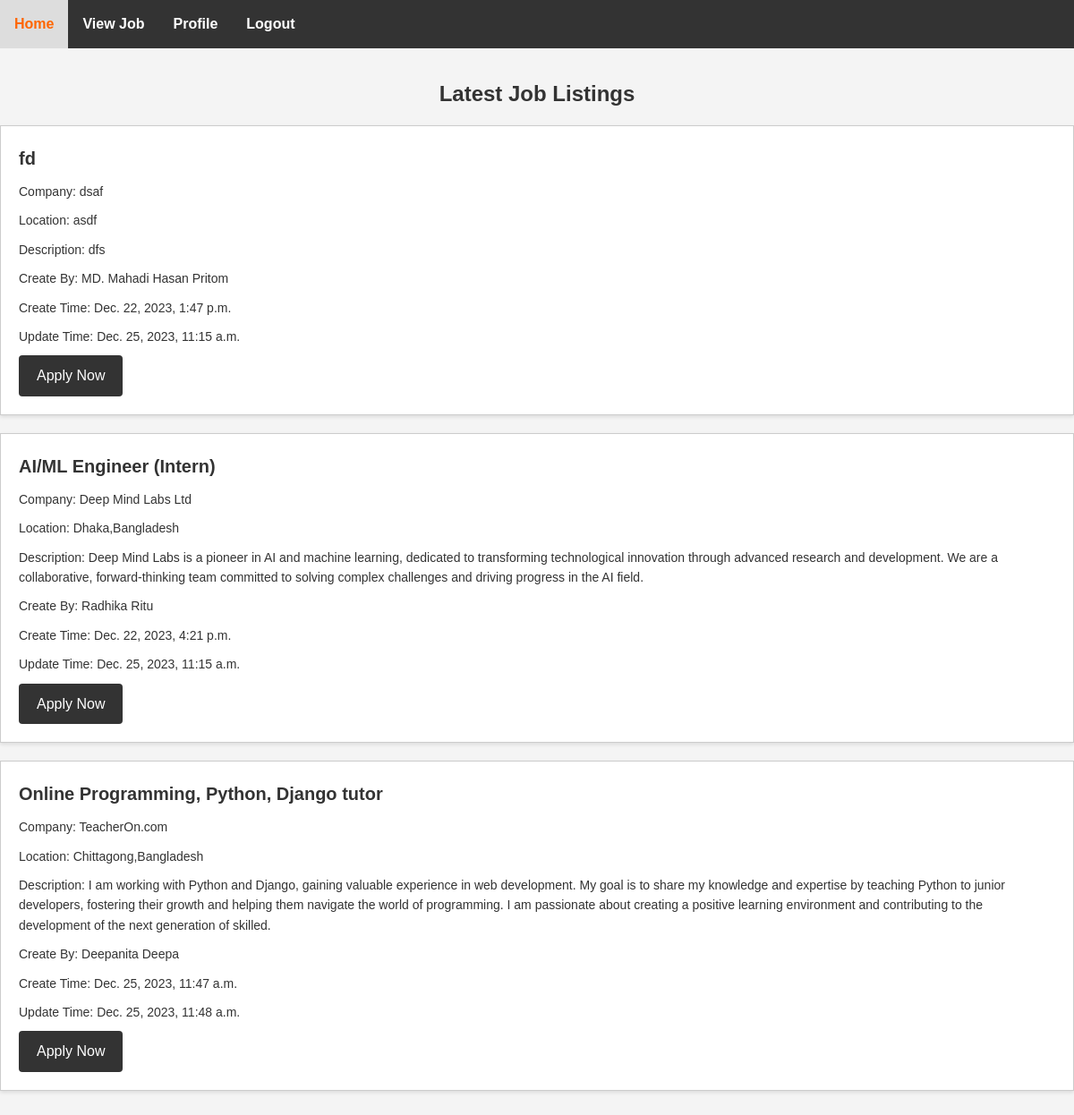
Page /viewjobPage/ (signed in) on the committed database.
### myApp/models.py (models this page shows, shortened)
class job_model(models.Model):
    job_title = models.CharField(max_length=100, null=True)
    company_name = models.CharField(max_length=100, null=True)
    location = models.CharField(max_length=100, null=True)
    description = models.TextField()
    create_at = models.DateTimeField(auto_now_add=True, null=True)
    update_at = models.DateTimeField(auto_now=True, null=True)
    job_creator = models.ForeignKey(Custom_User, on_delete=models.CASCADE)

class Custom_User(AbstractUser):
    USER=[
        ('recruiter','Recruiter'),('jobseeker','JobSeeker')
    ]
    display_name=models.CharField(max_length=100)
    email=models.EmailField(unique=True)
    password=models.CharField(max_length=100)
    confirm_password=models.CharField(max_length=100)
    user_type=models.CharField(choices=USER,max_length=120)
    profile_pic=models.ImageField(upload_to="media/profile_pic",null=True)
    about= models.TextField(max_length=10000,null=True)
    def __str__(self):
        return self.display_name

### myProject/views.py (the view)
# urls.py: path('viewjobPage/',viewjobPage,name='viewjobPage'),
@login_required
def viewjobPage(request):
    job=job_model.objects.all()
    context={
        'job':job
    }
    return render(request,"viewjob.html",context)

### Template/viewjob.html (shortened to what this page needs)
{% extends "dashboard.html" %}
{% block content %}
<section class="job-listings">
    <h2>Latest Job Listings</h2>
    <ul>
        {% for i in job %}
        <li>
            <h3>{{i.job_title}}</h3>
            <p>Company: {{i.company_name}}</p>
            <p>Location: {{i.location}}</p>
            <p>Description: {{i.description}}</p>
            <p>Create By: {{i.job_creator}}</p>
            <p>Create Time: {{i.create_at}}</p>
            {% if i.update_at %}
                {% if i.create_at != i.update_at %}
                    <p>Update Time: {{i.update_at}}</p>
                {% endif %}
            {% endif %}
            {% if user.user_type == 'jobseeker' %}
            <a href=" {% url "applyPage" i.id %} ">Apply Now</a>
            {% endif %}
        </li>
        {% endfor %}
    </ul>
</section>
{% endblock content %}

### Template/dashboard.html (shortened to what this page needs)
<!DOCTYPE html>
<html lang="en">
<head>
</head>
<body>
{% include "navbar.html" %}
{% block content %}
{% endblock content %}
</body>
</html>

### Template/navbar.html (shortened to what this page needs)
{% block content %}
<nav>
   {% if user.user_type == 'recruiter' %}
   <a href="#home">Home</a>
   <a href=" {% url "add_job_Page" %}" >Add Job</a>
   <a href="{% url "viewjobPage" %}">View Job</a>
   <a href="{% url "ProfilePage" %}">Profile</a>
   <a href="{% url "logoutPage" %}">Logout</a>
   {% comment %} Job Seeker can access below menu {% endcomment %}
    {% elif user.user_type == 'jobseeker' %}
    <a href="#home">Home</a>
    <a href="{% url "viewjobPage" %}">View Job</a>
    <a href="{% url "ProfilePage" %}">Profile</a>
    <a href="{% url "logoutPage" %}">Logout</a>
   {% endif %}
</nav>
{% endblock content %}

### Template/dashboard.html (style rules this page uses)
body { font-family: Arial, sans-serif; margin: 0; padding: 0; }
nav { background-color: #333; overflow: hidden; }
nav a { float: left; display: block; color: white; text-align: center; padding: 14px 16px; text-decoration: none; }
* { margin: 0; padding: 0; box-sizing: border-box; }
body { font-family: Arial, sans-serif; background-color: #f4f4f4; line-height: 1.6; color: #333; }
nav a { text-decoration: none; color: #fff; font-weight: bold; transition: color 0.3s; }
.job-listings { margin: 2rem 0; }
.job-listings h2 { font-size: 24px; margin-bottom: 1rem; text-align: center; }
.job-listings ul { list-style: none; }
.job-listings li { background-color: #fff; border: 1px solid #ccc; padding: 20px; margin-bottom: 20px; box-shadow: 0 2px 4px rgba(0, 0, 0, 0.1); }
.job-listings h3 { font-size: 20px; margin-bottom: 10px; }
.job-listings p { font-size: 14px; margin-bottom: 10px; }
.job-listings a { background-color: #333; color: #fff; text-decoration: none; padding: 10px 20px; border-radius: 4px; display: inline-block; transition: background-color 0.3s; }

### rows in the picture
job_model: job_title "fd", company_name "dsaf", location "asdf", description "dfs", job_creator "MD. Mahadi Hasan Pritom", create_at "Dec. 22, 2023, 1:47 p.m.", update_at "Dec. 25, 2023, 11:15 a.m."
job_model: job_title "AI/ML Engineer (Intern)", company_name "Deep Mind Labs Ltd", location "Dhaka,Bangladesh", description "Deep Mind Labs is a pioneer in AI and machine learning, dedicated to transforming technological innovation through advanced research and development. We are a collaborative, forward-thinking team committed to solving complex challenges and driving progress in the AI field.", job_creator "Radhika Ritu", create_at "Dec. 22, 2023, 4:21 p.m.", update_at "Dec. 25, 2023, 11:15 a.m."
job_model: job_title "Online Programming, Python, Django tutor", company_name "TeacherOn.com", location "Chittagong,Bangladesh", description "I am working with Python and Django, gaining valuable experience in web development. My goal is to share my knowledge and expertise by teaching Python to junior developers, fostering their growth and helping them navigate the world of programming. I am passionate about creating a positive learning environment and contributing to the development of the next generation of skilled.", job_creator "Deepanita Deepa", create_at "Dec. 25, 2023, 11:47 a.m.", update_at "Dec. 25, 2023, 11:48 a.m."
